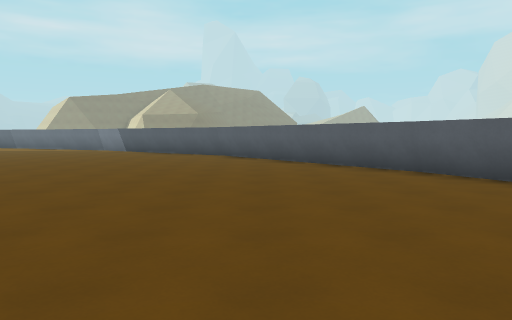
View 1 (above)

16 first-person views from a walk through a level from a Godot 3-D game. The camera is 1.5 m above the floor, tilts 4° down and sees 70° across. The floor is counted in squares, 2 m on a side. Each view is taken from the middle of a square. On the plan, view 1 faces up. The plan holds only what a view shows up to about 11 squares ahead; the rest is blank. The place goes on beyond the plan. Surface patterns are stand-ins for the level's own textures.

View 2
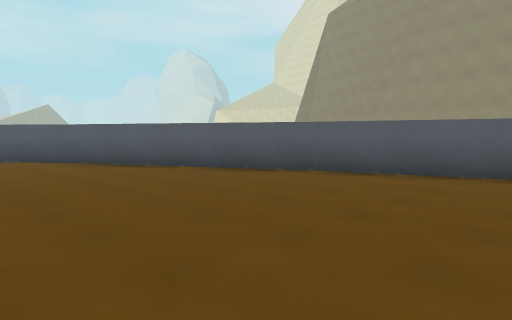

View 3
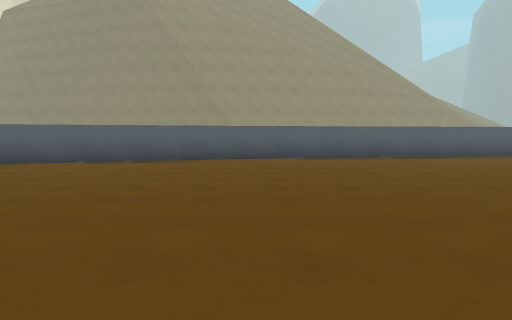

View 4
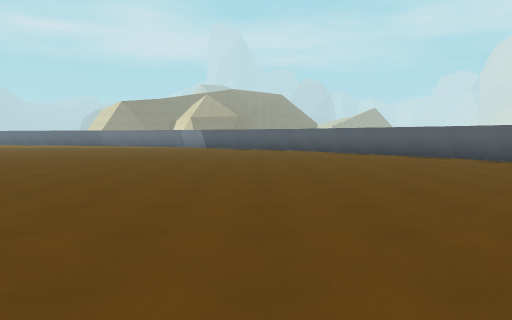

View 5
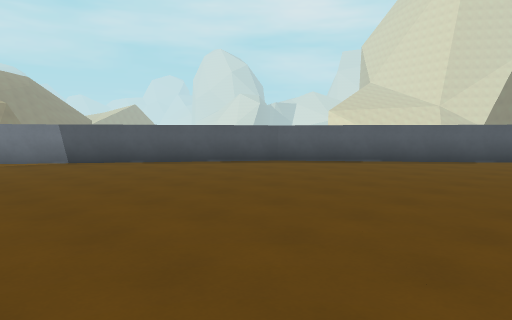

View 6
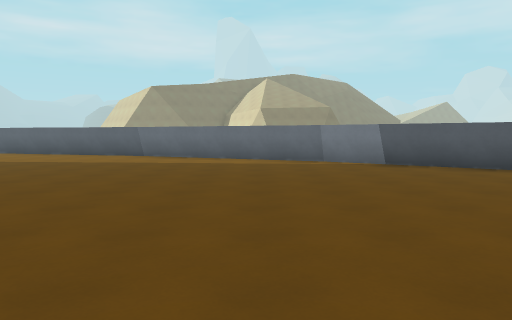

View 7
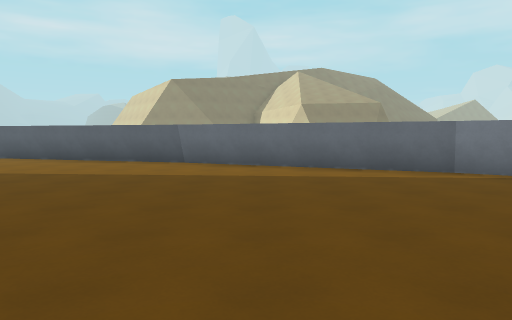

View 8
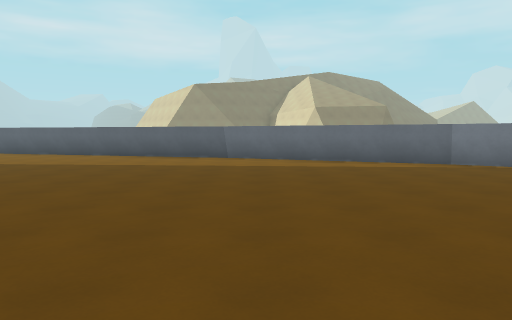

View 9
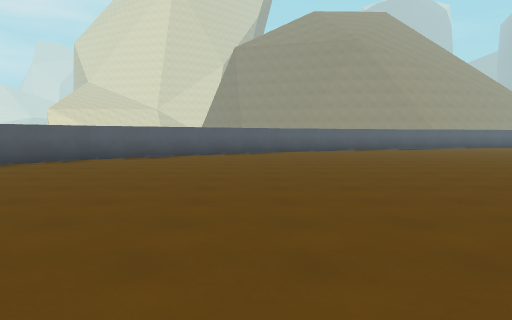

View 10
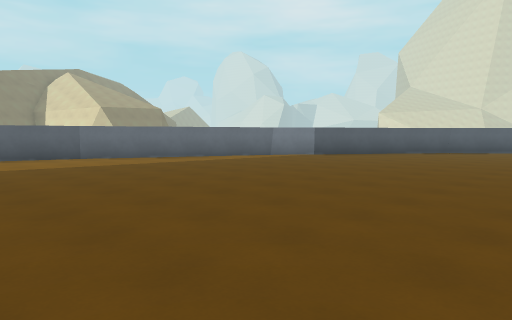

View 11
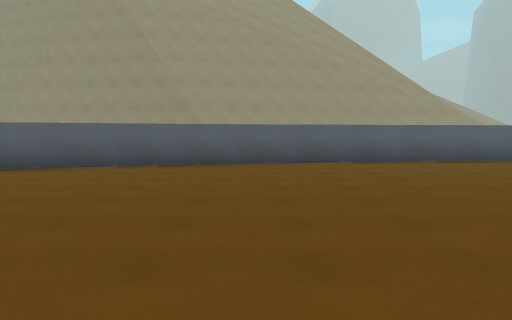

View 12
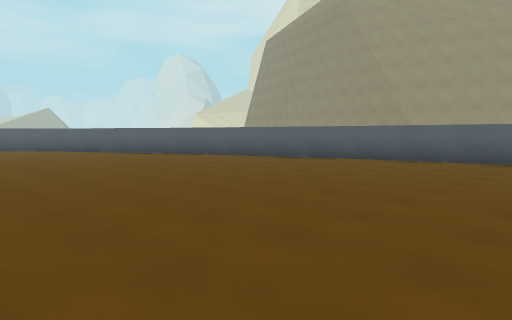

View 13
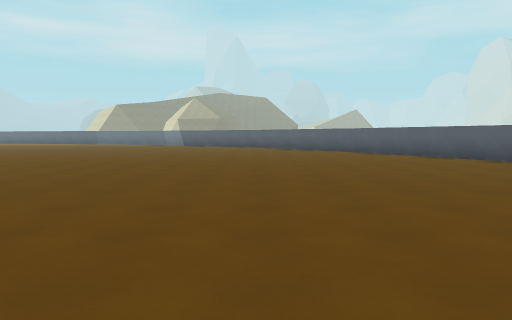

View 14
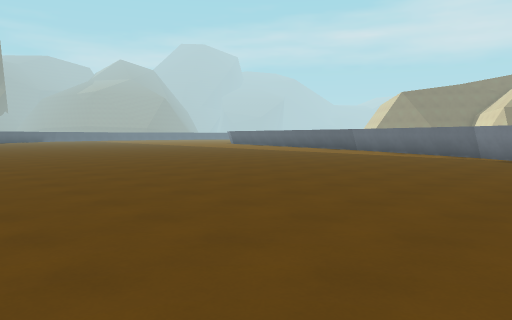

View 15
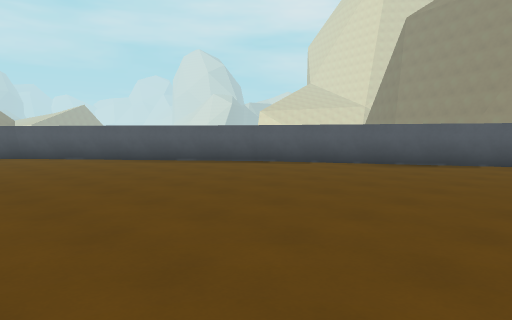

View 16
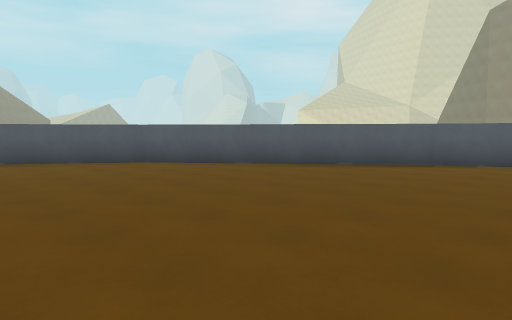

### Floor plan
Points are (right, up) in squares from view 1. A wall is a line through its corners. A room is listed if a view was taken in it or the views show most of it. See-through windows are left out.
Room 1 (views 1, 2, 3, 4, 5, 6, 7, 8, 9, 10, 11, 12, 13, 14, 15, 16)
walls: (3.2, 7.1) (-1.3, 12.9); (-1.3, 12.8) (-7.3, 17); (6.1, 1.4) (3.1, 7.2); (-7.2, 16.9) (-13, 19.5); (8, -4.6) (6, 1.5); (-12.9, 19.5) (-17.6, 20.8); (8.9, -10.5) (7.9, -4.5)
low walls: (9.1, -10.5) (8.1, -4.5)

Where each view was taken, in squares from view 1:
view 1: 0 up, 0 right, facing up
view 2: 3 down, 0 right, facing up-right
view 3: 5 down, 3 left, facing right
view 4: 4 down, 3 left, facing up
view 5: 6 up, 9 left, facing up-right
view 6: 7 up, 9 left, facing up
view 7: 10 up, 11 left, facing up
view 8: 8 up, 12 left, facing up
view 9: 8 up, 12 left, facing right
view 10: 8 up, 17 left, facing up-right
view 11: 6 down, 1 left, facing right
view 12: 10 down, 2 left, facing up-right
view 13: 8 down, 1 left, facing up
view 14: 4 up, 4 left, facing up-left
view 15: 0 up, 4 left, facing up-right
view 16: 4 up, 6 left, facing up-right
